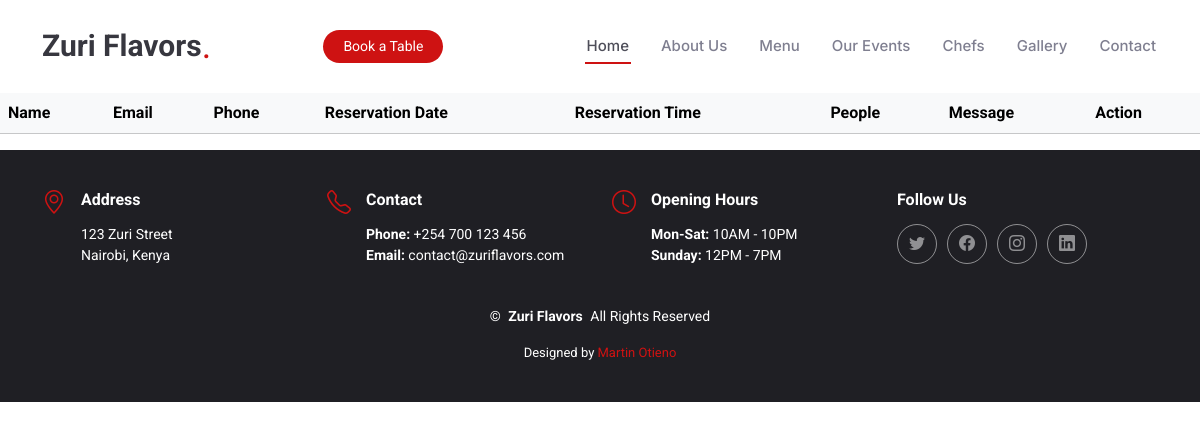
The app's page /show_bookings/, older data.
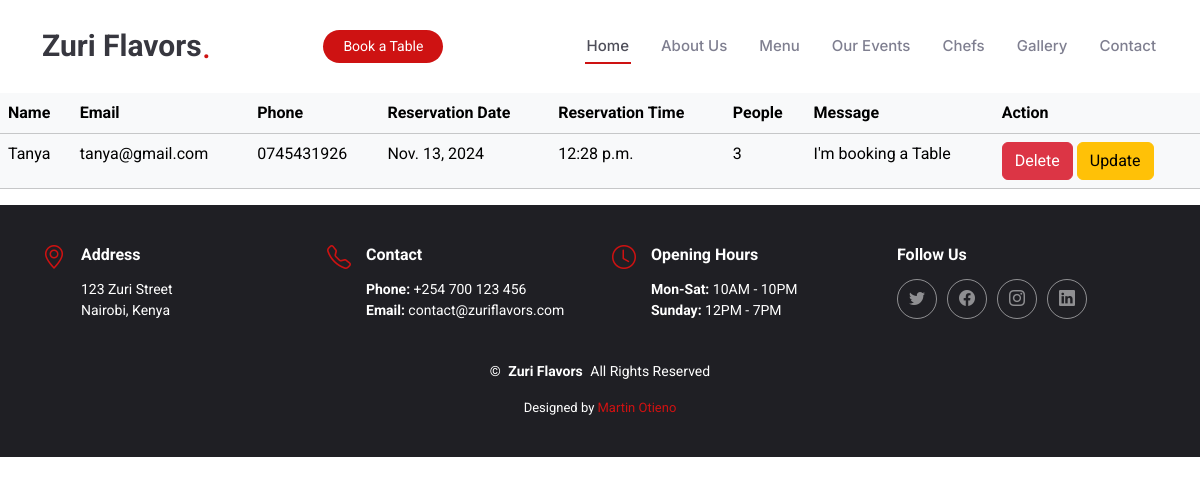
The same page, newer data.
### myapp/models.py (models this page shows, shortened)
class Booking(models.Model):
    name = models.CharField(max_length=255)
    email = models.EmailField(max_length=254)
    phone = models.CharField(max_length=20)
    date = models.DateField()
    time = models.TimeField()
    people = models.PositiveIntegerField()
    message = models.TextField()

### myapp/views.py (the view)
# urls.py: path('show_bookings/', views.retrieve_bookings, name='show_bookings'),
def retrieve_bookings(request):
    bookings = Booking.objects.all()
    context = {'bookings':bookings}
    return render(request, 'show_booking.html', context)

### templates/show_booking.html (shortened to what this page needs)
{% extends 'base.html' %}
{% load static %}
{% block content %}
<table class="table table-light">
    <thead>
        <tr>
            <th>Name</th>
            <th>Email</th>
            <th>Phone</th>
            <th>Reservation Date</th>
            <th>Reservation Time</th>
            <th>People</th>
            <th>Message</th>
            <th>Action</th>
        </tr>
    </thead>
    <tbody>
        {% for booking in bookings %}
        <tr>
            <td>{{ booking.name }}</td>
            <td>{{ booking.email }}</td>
            <td>{{ booking.phone }}</td>
            <td>{{ booking.date }}</td>
            <td>{{ booking.time }}</td>
            <td>{{ booking.people }}</td>
            <td>{{ booking.message }}</td>
            <td>
                <a href="{% url 'delete_booking' booking.id %}" class="btn btn-danger">Delete</a>
                <a href="{% url 'update_booking' booking.id %}" class="btn btn-warning">Update</a>
            </td>
        </tr>
        {% endfor %}
    </tbody>
</table>
{% endblock %}

Row changes from the older to the newer data that the page shows:
added Booking: name "Tanya", email "tanya@gmail.com", phone "0745431926", date "Nov. 13, 2024", time "12:28 p.m.", people "3", message "I'm booking a Table"
